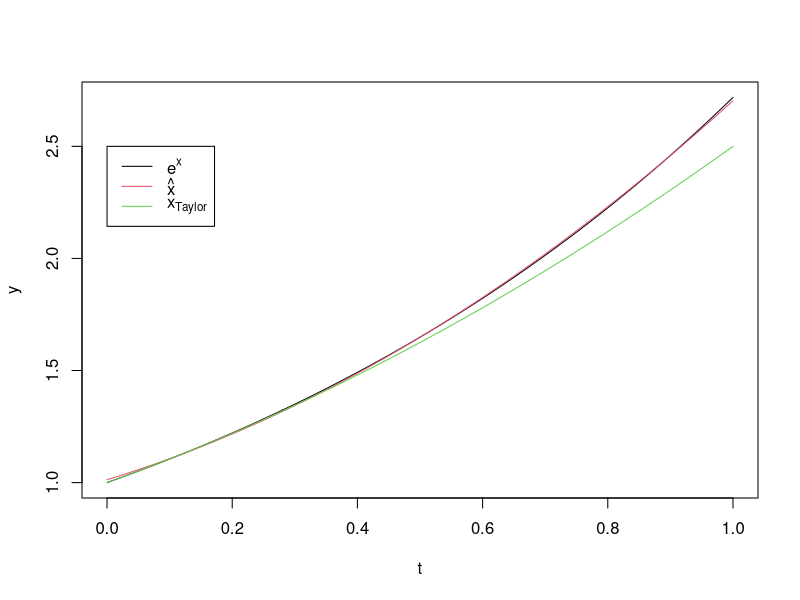
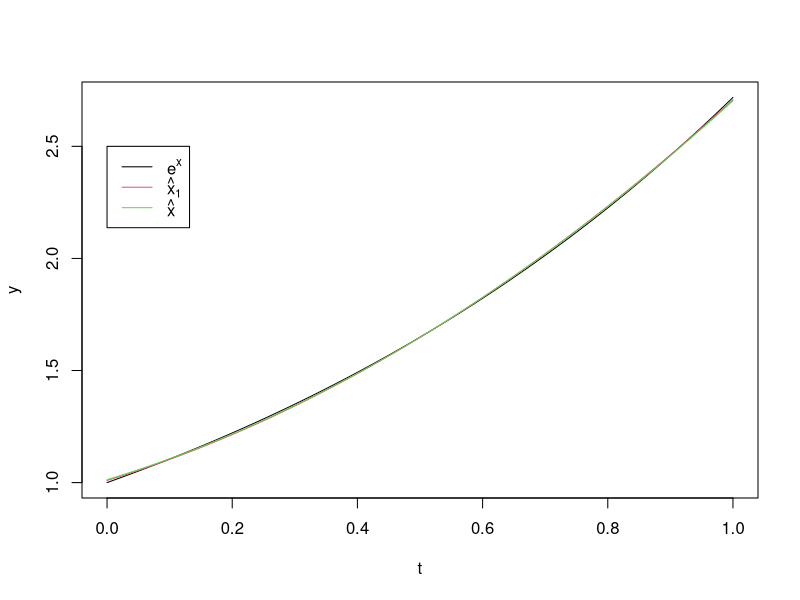

The R source for these figures, in order:
A <- matrix(0,nrow = 3, ncol = 3)
A[1,1] = integrate(function(t){rep(1,length(t))}, 0, 1)$value
A[2,1] = A[1,2] = integrate(function(t){t}, 0, 1)$value
A[3,1] = A[1,3] = integrate(function(t){(t^2)}, 0, 1)$value
A[3,2] = A[2,3] = integrate(function(t){(t^3)}, 0, 1)$value
A[2,2] = integrate(function(t){(t^2)}, 0, 1)$value
A[3,3] = integrate(function(t){(t^4)}, 0, 1)$value

b <- matrix(0,nrow = 3, ncol = 1)
b[1] = integrate(function(t){(exp(t))}, 0, 1)$value
b[2] = integrate(function(t){(exp(t))*t}, 0, 1)$value
b[3] = integrate(function(t){(exp(t))*(t^2)}, 0, 1)$value

a = solve(A,b)
t = seq(0,1,length=200)
xhat = a[1] + a[2]*t + a[3]*t^2
x = exp(t)
xtaylor = 1 + t + t^2/2
pdf('hw1p1.pdf')
plot(t,x, type = 'l', col = 1, ylab = "y", xlab = "t")
lines(t,xhat, col = 2)
lines(t,xtaylor, col = 3)
legend(0,2.5,c(expression(e^x),expression(hat(x)),expression(x[Taylor])),lty = rep(1,3),col = 1:3)
dev.off()
f <- function(t){
    (exp(t)-(a[1] + a[2]*t + a[3]*(t^2)))^2
}
err <- integrate(f,0,1)
ftaylor <- function(t){
    (exp(t)-(1 + 1*t + (1/2)*(t^2)))^2
}
errtaylor <- integrate(ftaylor,0,1)
errtaylor$value - err$value

A1 <- matrix(0,nrow = 3, ncol = 3)
A1[1,1] = integrate(function(t){16*(t-1/2)^2*1}, 0, 1)$value
A1[2,1] = A1[1,2] = integrate(function(t){16*(t-1/2)^2*t}, 0, 1)$value
A1[3,1] = A1[1,3] = integrate(function(t){16*(t-1/2)^2*(t^2)}, 0, 1)$value
A1[3,2] = A1[2,3] = integrate(function(t){16*(t-1/2)^2*(t^3)}, 0, 1)$value
A1[2,2] = integrate(function(t){16*(t-1/2)^2*(t^2)}, 0, 1)$value
A1[3,3] = integrate(function(t){16*(t-1/2)^2*(t^4)}, 0, 1)$value

b1 <- matrix(0,nrow = 3, ncol = 1)
b1[1] = integrate(function(t){16*(t-1/2)^2*(exp(t))}, 0, 1)$value
b1[2] = integrate(function(t){16*(t-1/2)^2*(exp(t))*t}, 0, 1)$value
b1[3] = integrate(function(t){16*(t-1/2)^2*(exp(t))*(t^2)}, 0, 1)$value

a1 = solve(A1,b1)

t = seq(0,1,length=200)
x1hat = a1[1] + a1[2]*t + a1[3]*t^2

pdf('hw1p1-2.pdf')
plot(t,x, type = 'l', col = 1, ylab = "y", xlab = "t")
lines(t,x1hat, col = 2)
lines(t,xhat, col = 3)
legend(0,2.5,c(expression(e^x),expression(hat(x)[1]),expression(hat(x))),lty = rep(1,3),col = 1:3)
dev.off()

f <- function(t){
    (16*(t-1/2)^2)*(exp(t)-(a1[1] + a1[2]*t + a1[3]*(t^2)))^2
}
err1 <- integrate(f,0,1)
err1$value-err$value

